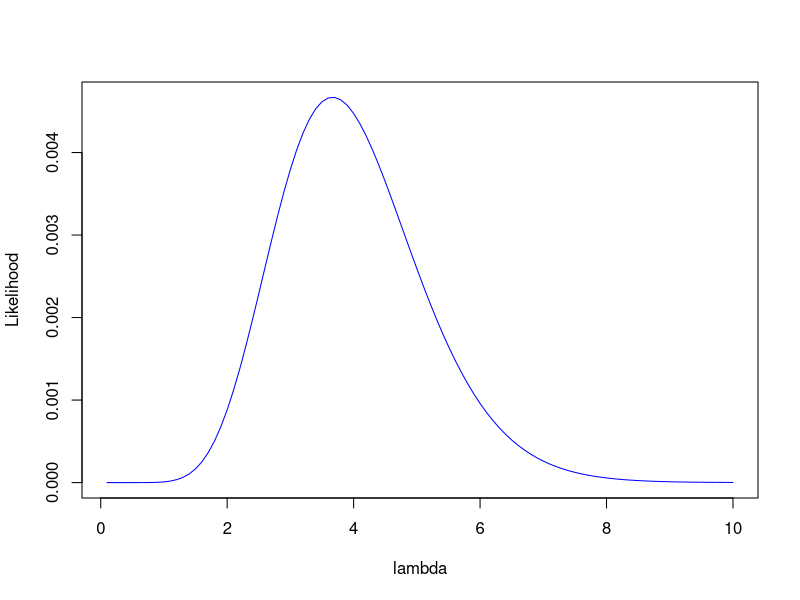
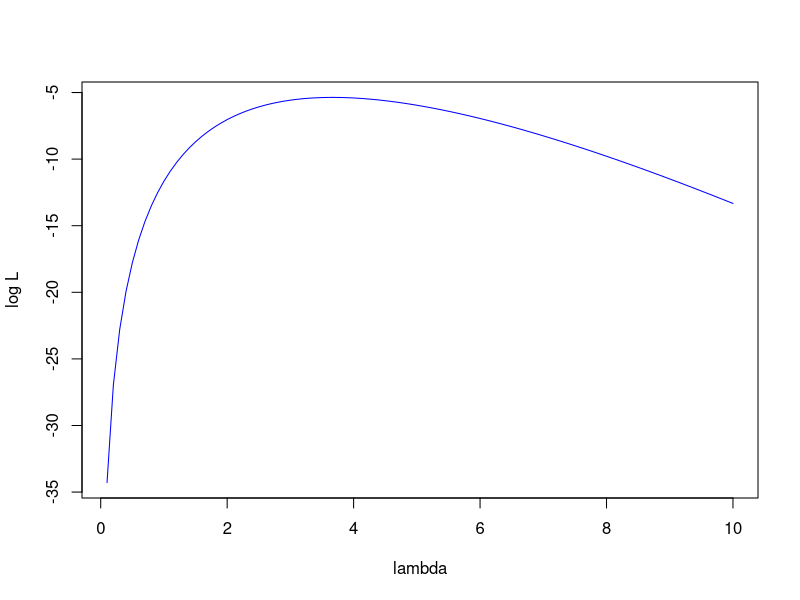
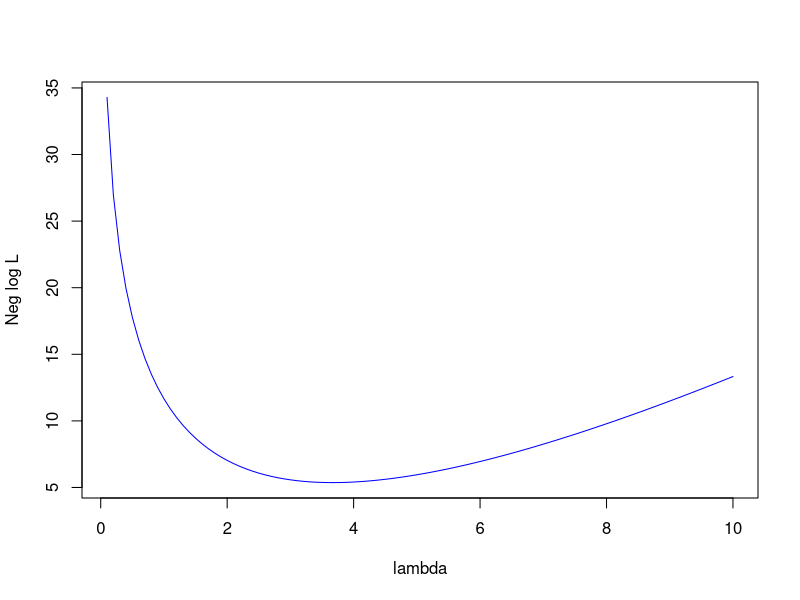
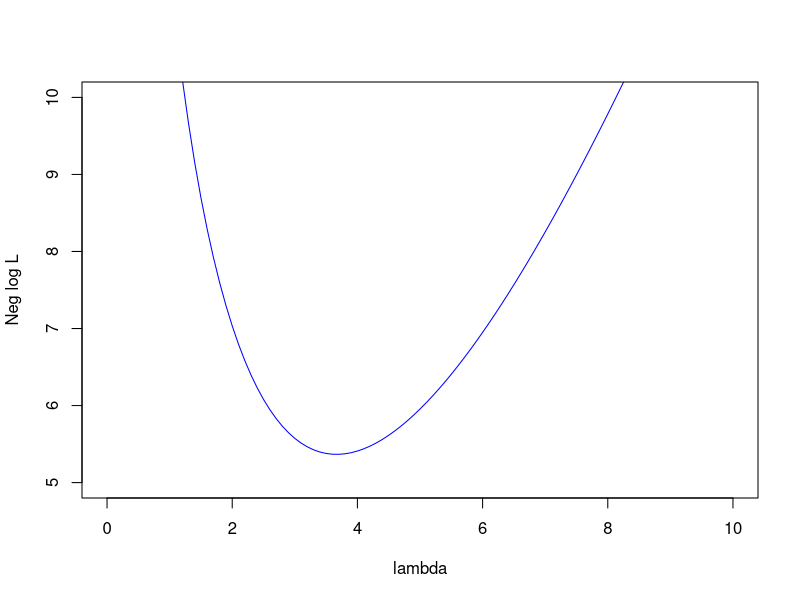

The R script that drew these images, in order:
# Poisson likelihood for three values
# Make a vector lambda
lambda <- seq(0.1,10,0.1)
like.2 <- dpois(2,lambda)
like.4 <- dpois(4,lambda)
like.5 <- dpois(5,lambda)
like.all <- like.2*like.4*like.5
# Plot joint Likelihood for the three values
plot(lambda,like.all,type="l",col="blue",ylab="Likelihood")
# Plot log Likelihood for the three values
logL <- log(like.all)
plot(lambda,logL,type="l",col="blue",ylab="log L")
# Plot neg log Likelihood for the three values
plot(lambda,-logL,type="l",col="blue",ylab="Neg log L")

# Let's plot the relevant part of the figure...
plot(lambda,-logL,type="l",col="blue",ylab="Neg log L",xlim=c(0,10),ylim=c(5,10))

# What value of lambda minimizes the negative logL?
# We can use this function to explore this

nll.pois <- function(lambda){
  -log(dpois(2,lambda)*dpois(4,lambda)*dpois(5,lambda))
}
